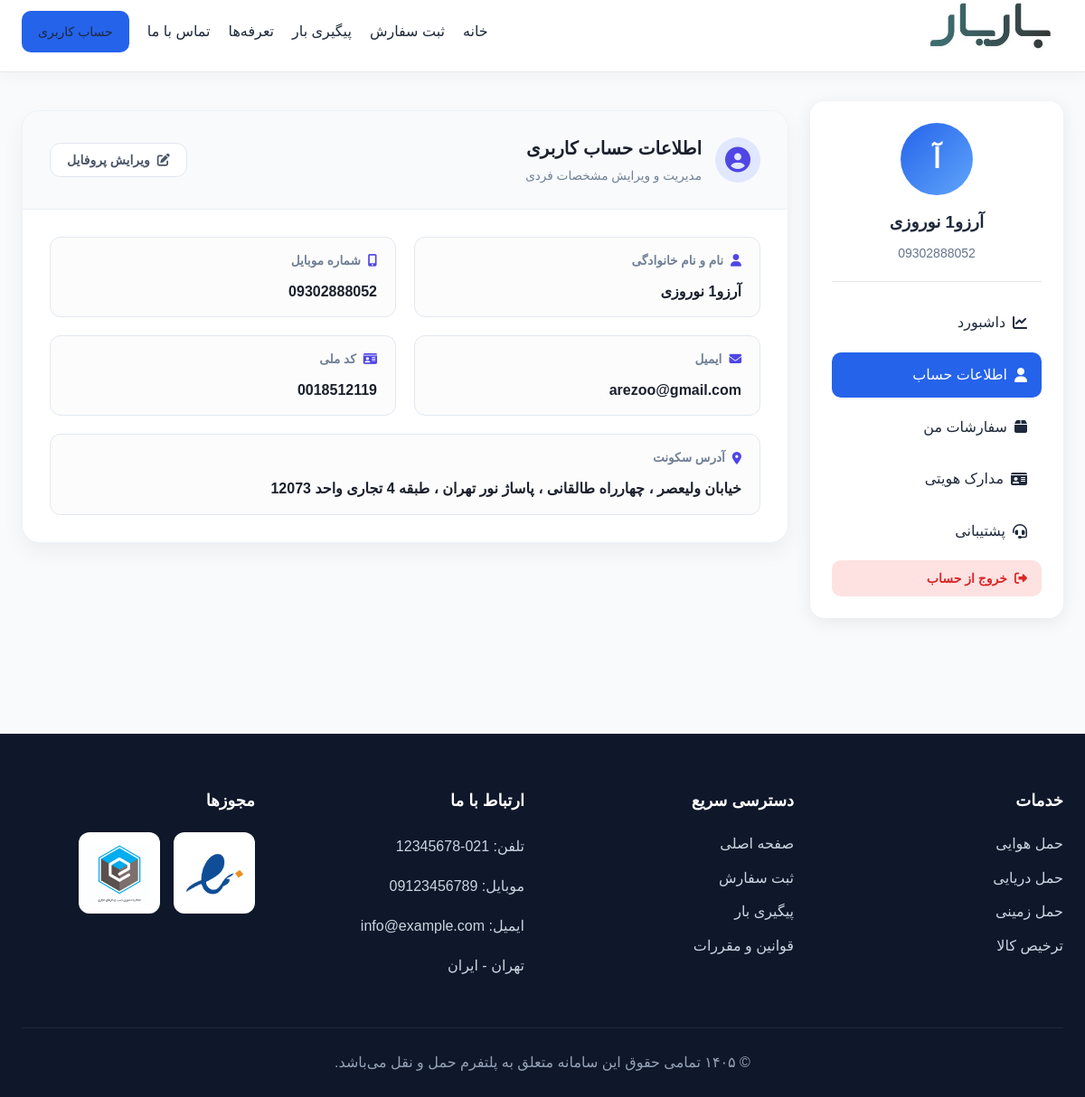
Screenshot of /auth/profile/ (signed in) with the database file from the repository.
### accounts/models.py (models this page shows, shortened)
class User(AbstractBaseUser, PermissionsMixin, TimeStampedModel):
    class Role(models.TextChoices):
        PLATFORM_ADMIN = "platform_admin", "ادمین پلتفرم"
        CUSTOMER = "customer", "مشتری"
        FORWARDER_ADMIN = "forwarder_admin", "ادمین فورواردر"
        FORWARDER_EXPERT = "forwarder_expert", "کارشناس فورواردر"
        FORWARDER_FINANCE = "forwarder_finance", "کارمند مالی فورواردر"
    mobile = models.CharField(max_length=15, unique=True)
    email = models.EmailField(unique=True, null=True, blank=True)
    first_name = models.CharField(max_length=100)
    last_name = models.CharField(max_length=100)
    role = models.CharField(max_length=30, choices=Role.choices, default=Role.CUSTOMER)
    is_active = models.BooleanField(default=True)
    is_staff = models.BooleanField(default=False)
    USERNAME_FIELD = "mobile"
    REQUIRED_FIELDS = ["first_name", "last_name"]
    objects = UserManager()
    class Meta:
        verbose_name = "کاربر"
        verbose_name_plural = "کاربران"

class CustomerProfile(TimeStampedModel):
    user = models.OneToOneField(User, on_delete=models.CASCADE, related_name="customer_profile")
    national_code = models.CharField(max_length=10, unique=True)
    address = models.TextField(blank=True)
    class Meta:
        verbose_name = "پروفایل مشتری حقیقی"
        verbose_name_plural = "پروفایل‌های مشتری حقیقی"

### customer/views.py (the view)
@login_required
def profile_view(request):
    user = request.user
    customer_profile, created = CustomerProfile.objects.get_or_create(user=user)
    company_profile = getattr(user, "customer_company_profile", None)
    business_info = getattr(user, "business_info", None)
    documents = user.documents.all()
    orders = user.cargo_requests.order_by("-created_at")[:5]
    if request.method == "POST":
        user_form = UserProfileForm(request.POST, instance=user)
        profile_form = CustomerProfileForm(request.POST, instance=customer_profile)
        if user_form.is_valid() and profile_form.is_valid():
            user_form.save()
            profile_form.save()
            messages.success(request, "اطلاعات پروفایل با موفقیت به‌روزرسانی شد.")
            return redirect("customer:profile")
        messages.error(request, "خطایی در فرم رخ داده است. لطفاً فیلدها را بررسی کنید.")
    else:
        user_form = UserProfileForm(instance=user)
        profile_form = CustomerProfileForm(instance=customer_profile)
    context = {
        "customer_profile": customer_profile,
        "company_profile": company_profile,
        "business_info": business_info,
        "user_form": user_form,
        "profile_form": profile_form,
        "documents": documents,
        "recent_orders": orders,
        "orders_count": user.cargo_requests.count(),
        "pending_orders": user.cargo_requests.filter(status="pending").count(),
        "completed_orders": user.cargo_requests.filter(status="completed").count(),
        "documents_count": documents.count(),
    }
    return render(
        request,
        "customer_panel/profile/profile.html",
        context,
    )

### templates/customer_panel/profile/profile.html (shortened to what this page needs)
{% extends 'customer_panel/profile/profile_base.html' %}
{% load static %}
{% block profile_content %}
  <link rel="stylesheet" href="{% static 'customer_panel/css/profile_combined.css' %}" />
  <div class="profile-container" id="profileContainer">
    <div class="profile-card">
      <div class="profile-header">
        <div class="header-main">
          <div class="profile-avatar-circle">
            <i class="fas fa-user-circle"></i>
          </div>
          <div class="header-info">
            <h2>اطلاعات حساب کاربری</h2>
            <p>مدیریت و ویرایش مشخصات فردی</p>
          </div>
        </div>
        <button type="button" class="btn-toggle-edit" id="editToggleButton" onclick="toggleEditMode()">
          <i class="fas fa-edit"></i>
          <span>ویرایش پروفایل</span>
        </button>
      </div>
      <div id="viewMode" class="info-display-grid">
        <div class="info-item">
          <label><i class="fas fa-user"></i> نام و نام خانوادگی</label>
          <span>{{ request.user.first_name }} {{ request.user.last_name }}</span>
        </div>
        <div class="info-item">
          <label><i class="fas fa-mobile-alt"></i> شماره موبایل</label>
          <span class="ltr-text">{{ request.user.mobile }}</span>
        </div>
        <div class="info-item">
          <label><i class="fas fa-envelope"></i> ایمیل</label>
          <span>{{ request.user.email|default:'ثبت نشده' }}</span>
        </div>
        <div class="info-item">
          <label><i class="fas fa-id-card"></i> کد ملی</label>
          <span>{{ customer_profile.national_code|default:'ثبت نشده' }}</span>
        </div>
        <div class="info-item full-width">
          <label><i class="fas fa-map-marker-alt"></i> آدرس سکونت</label>
          <span>{{ customer_profile.address|default:'ثبت نشده' }}</span>
        </div>
      </div>
    </div>
  </div>
{% endblock %}

### templates/customer_panel/profile/profile_base.html (shortened to what this page needs)
{% extends 'base.html' %}
{% load static %}
{% block extra_css %}
  <link rel="stylesheet" href="{% static 'customer_panel/css/user_profile.css' %}" />
  <link rel="stylesheet" href="https://cdnjs.cloudflare.com/ajax/libs/font-awesome/6.5.0/css/all.min.css" />
{% endblock %}
{% block content %}
  <div class="profile-layout">
    <aside class="profile-sidebar">
      <div class="sidebar-user">
        <div class="sidebar-avatar">{{ request.user.first_name|first }}</div>
        <h3>
          {{ request.user.last_name }}
        </h3>
        <span>{{ request.user.mobile }}</span>
      </div>
      <nav class="sidebar-menu">
        <a href="{% url 'customer:profile_dashboard' %}" class="{% if request.resolver_match.url_name == 'profile_dashboard' %}active{% endif %}">
          <i class="fas fa-chart-line"></i>
          داشبورد
        </a>
        <a href="{% url 'customer:profile' %}" class="{% if request.resolver_match.url_name == 'profile' %}active{% endif %}">
          <i class="fas fa-user"></i>
          اطلاعات حساب
        </a>
        <a href="{% url 'customer:order_list' %}" class="{% if request.resolver_match.url_name == 'order_list' %}active{% endif %}">
          <i class="fas fa-box"></i>
          سفارشات من
        </a>
        <a href="{% url 'customer:documents' %}" class="{% if request.resolver_match.url_name == 'documents' %}active{% endif %}">
          <i class="fas fa-id-card"></i>
          مدارک هویتی
        </a>
        <a href="{% url 'customer_support:ticket_list' %}" class="{% if 'support' in request.path %}active{% endif %}">
          <i class="fas fa-headset"></i>
          پشتیبانی
        </a>
        <button type="button" class="sidebar-logout-btn" onclick="openLogoutModal()">
          <i class="fas fa-sign-out-alt"></i>
          خروج از حساب
        </button>
      </nav>
    </aside>
    <section class="profile-content">
      {% block profile_content %}
      {% endblock %}
    </section>
  </div>
{% endblock %}

### static/customer_panel/css/style.css (style rules this page uses)
:root { --primary-color: #2563eb; --primary-hover: #1d4ed8; --secondary-color: #f1f5f9; --secondary-hover: #e2e8f0; --success-color: #10b981; --success-hover: #059669; --text-main: #1e293b; --text-muted: #64748b; --bg-main: #f8fafc; --bg-card: #ffffff; --border-color: #e2e8f0; --radius: 8px; --shadow: 0 4px 6px -1px rgba(0, 0, 0, 0.1), 0 2px 4px -1px rgba(0, 0, 0, 0.06); }
* { margin: 0; padding: 0; box-sizing: border-box; }
body { font-family: 'Vazirmatn', sans-serif; background-color: var(--bg-main); color: var(--text-main); line-height: 1.6; display: flex; flex-direction: column; min-height: 100vh; }
button, .btn-primary, .btn-secondary, .btn-success { cursor: pointer; border: none; border-radius: var(--radius); padding: 10px 20px; font-family: inherit; font-weight: 600; font-size: 14px; text-decoration: none; display: inline-block; transition: all 0.2s ease; }
body { background: #f8fafc; }

### static/customer_panel/css/user_profile.css (style rules this page uses)
.profile-layout { display: flex; gap: 24px; align-items: flex-start; width: 100%; }
.profile-sidebar { width: 280px; min-width: 280px; flex-shrink: 0; background: #fff; border-radius: 16px; padding: 24px; box-shadow: 0 4px 20px rgba(0, 0, 0, .08); position: sticky; top: 90px; }
.sidebar-user { text-align: center; border-bottom: 1px solid #e5e7eb; padding-bottom: 20px; }
.sidebar-avatar { width: 80px; height: 80px; margin: 0 auto 15px; border-radius: 50%; background: linear-gradient( 135deg, #2563eb, #60a5fa ); color: #fff; display: flex; align-items: center; justify-content: center; font-size: 30px; font-weight: 700; }
.sidebar-user h3 { margin-bottom: 8px; }
.sidebar-user span { display: block; color: #64748b; font-size: 14px; }
.sidebar-menu { margin-top: 20px; display: flex; flex-direction: column; gap: 8px; }
.sidebar-menu a { display: flex; align-items: center; gap: 8px; padding: 12px 16px; border-radius: 10px; text-decoration: none; color: #1e293b; transition: .2s; }
.sidebar-menu a.active { background: #2563eb; color: #fff; }
.sidebar-logout-btn { width: 100%; border: none; background: #fee2e2; color: #dc2626; padding: 12px 16px; border-radius: 10px; font-family: inherit; font-size: 14px; font-weight: 700; cursor: pointer; display: flex; align-items: center; justify-content: flex-start; gap: 8px; transition: all 0.25s ease; }
.profile-content { flex: 1; width: 100%; min-width: 0; }

### static/customer_panel/css/profile_combined.css (style rules this page uses)
.profile-container { direction: rtl; padding: 10px 0; }
.profile-card { background: #fff; border-radius: 20px; box-shadow: 0 10px 25px rgba(0,0,0,0.05); border: 1px solid #edf2f7; overflow: hidden; }
.profile-header { display: flex; justify-content: space-between; align-items: center; padding: 25px 30px; background: #f8fafc; border-bottom: 1px solid #edf2f7; }
.header-main { display: flex; align-items: center; gap: 15px; }
.profile-avatar-circle { width: 50px; height: 50px; background: #e0e7ff; color: #4f46e5; border-radius: 50%; display: flex; align-items: center; justify-content: center; font-size: 28px; }
.header-info h2 { margin: 0; font-size: 1.25rem; color: #1a202c; }
.header-info p { margin: 4px 0 0; font-size: 0.85rem; color: #718096; }
.btn-toggle-edit { background: #fff; border: 1px solid #e2e8f0; padding: 10px 18px; border-radius: 12px; font-weight: 700; cursor: pointer; transition: all 0.2s; display: flex; align-items: center; gap: 8px; color: #4a5568; }
.info-display-grid { display: grid; grid-template-columns: repeat(2, 1fr); gap: 25px; padding: 30px; }
.info-item { display: flex; flex-direction: column; gap: 8px; }
.info-item label { font-size: 0.85rem; color: #a0aec0; display: flex; align-items: center; gap: 6px; }
.info-item span { font-weight: 700; color: #2d3748; font-size: 1.05rem; }
.full-width { grid-column: span 2; }
.ltr-text { direction: ltr; text-align: right; }
.info-display-grid { display: grid; grid-template-columns: repeat(2, 1fr); gap: 20px; padding: 30px; }
.info-item { display: flex; flex-direction: column; gap: 10px; padding: 15px 20px; border: 1px solid #e2e8f0; border-radius: 12px; background-color: #fcfcfc; transition: all 0.3s ease; }
.info-item label { font-size: 0.85rem; color: #718096; font-weight: 600; display: flex; align-items: center; gap: 8px; }
.info-item label i { color: #4f46e5; }
.info-item span { font-weight: 700; color: #1a202c; font-size: 1rem; }

### rows the page displays
User: user.first_name|first "آ", user.last_name "نوروزی", user.mobile "09302888052", user.email "arezoo@gmail.com"
CustomerProfile: national_code "0018512119", address "خیابان ولیعصر ، چهارراه طالقانی ، پاساژ نور تهران ، طبقه 4 تجاری واحد 12073"
